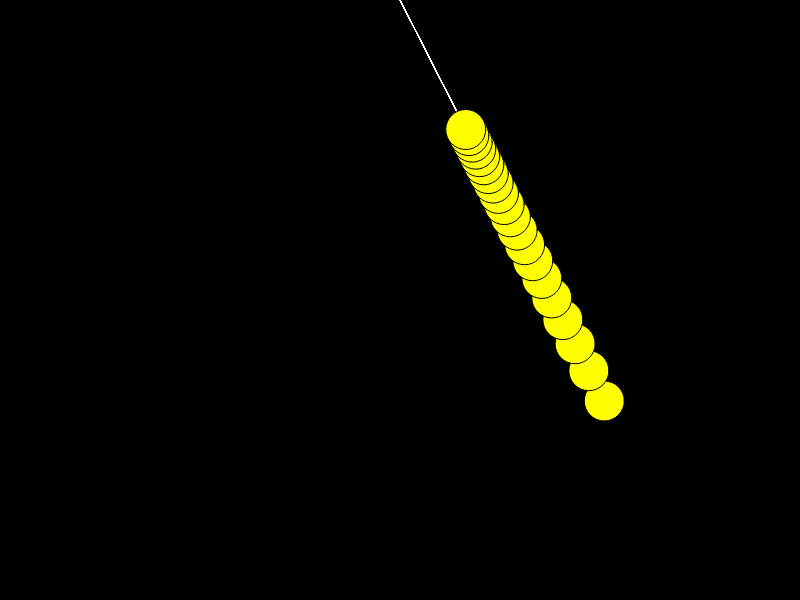
Frame 1 (no input)
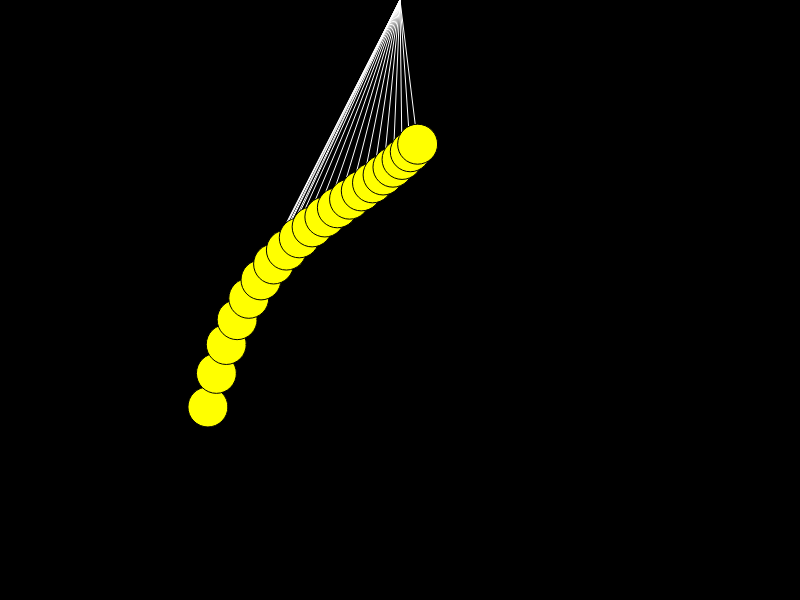
Frame 60 (no input)
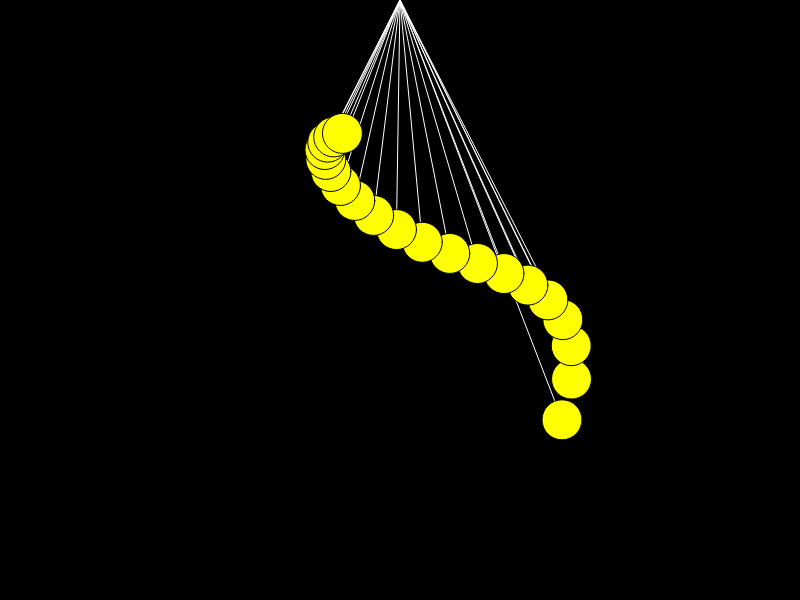
Frame 120 (the mouse pressed at the canvas centre since frame 60)

The p5.js sketch that drew these frames (run headless with seeded random() and noise() and a simulated clock; from frame 60 on, the mouse is pressed at the canvas centre):

// p5.js sketch
// ── sketch.js
"use strict";
var pendulums = [];
var time = 0.0;
var pendulumCount = 20;
var syncFactor = 25; //the higher it is, the more time it takes to move together again.
var length = 450;

function setup() {
  createCanvas(800, 600);

  for (var i = 0; i < pendulumCount; i++) {
    var ratio = syncFactor / (syncFactor + i);
    pendulums[i] = new Pendulum(width / 2, 0, ratio * ratio * length, 0.15 * PI);
  }
}

function draw() {
  background(0);

  for (var i = 0; i < pendulums.length; i++) {
    pendulums[i].display(time);
    time += 0.05;
  }
}

class Pendulum {
  constructor(x, y, string, angle) {
    this.pos = createVector(x, y);
    this.bottomPos = createVector();
    this.string = string;
    this.angle = angle;
    this.gravity = 1;
  }

  display(time) {
    var theta = this.angle * cos(sqrt(this.gravity / this.string) * time);
    this.bottomPos.x = this.pos.x + this.string * sin(theta);
    this.bottomPos.y = this.pos.y + this.string * cos(theta);

    stroke(255);
    strokeWeight(1);
    line(this.pos.x, this.pos.y, this.bottomPos.x, this.bottomPos.y);
    fill(255, 255, 0);
    stroke(0);
    ellipse(this.bottomPos.x, this.bottomPos.y, 40, 40);

  }
}
